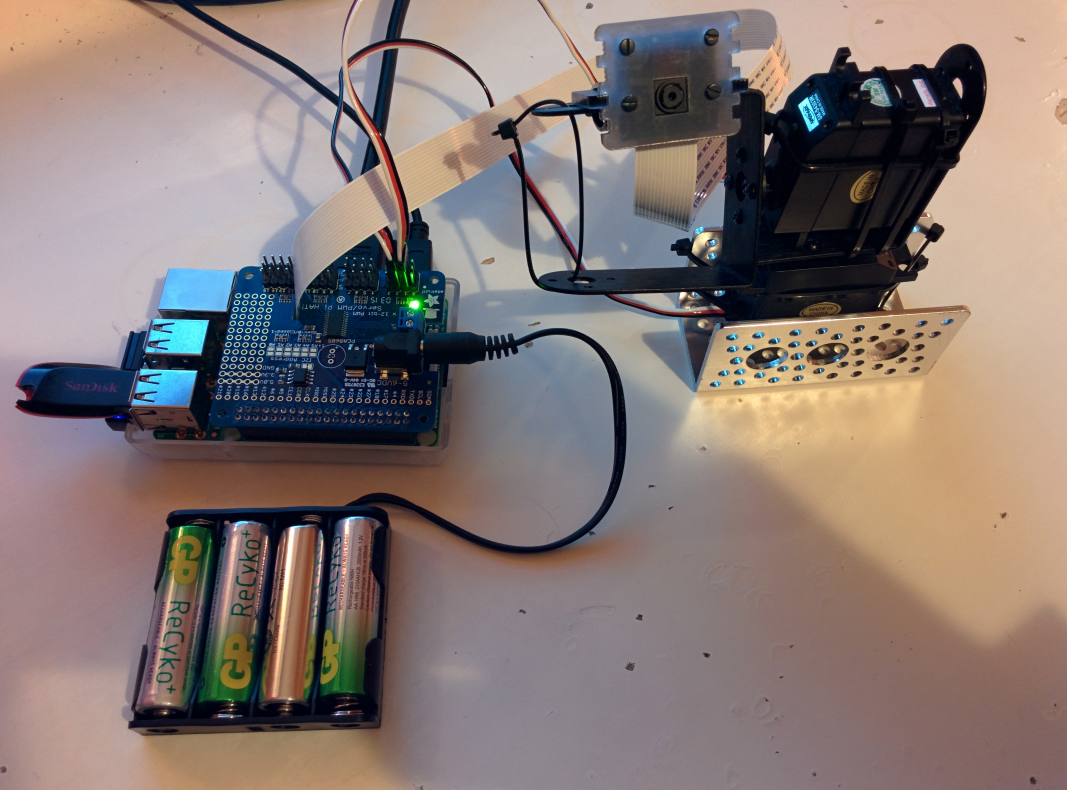
#> input picture images/model.jpg, 3200 x 2368 px (shown at 1/3 size)
$ python -i keypoints.py   (imports and definitions only)   (older library calls are emulated)
#> lines starting #> are read from the running program, lines starting #| are printed output that depends on the picture
#!/usr/bin/env python
# -------------------------------------------------------------
# A class for extracting keypoints from an image. One can
# choose 'fast', 'sift' and 'surf'. Although 'fast' is better
# for the Pi, since it is fast :)
#
# Alexander Karlsson, 2015
# -------------------------------------------------------------

import numpy as np
import cv2

class KeyPoints:
	keypoints = []
	keypoints.append([])

	# images is an {m x n} matrix, where each entry is
	# image data for every taken image
	def __init__(self,images, method = 'fast'):
		self.method = method
		self.images = images


	def keypoints(self):
		if self.method == 'fast':
			return self.fast_keypoints()
		elif self.method == 'sift':
			return self.sift_keypoints()
		elif self.method == 'surf':
			return self.surf_keypoints()

	# FAST
	def fast_keypoints(self):
		fast = cv2.FastFeatureDetector()
		col = 0
		keyp = []
		keyp.append([])

		for imgs in self.images:
			for img in imgs:
				gray = cv2.cvtColor(img, cv2.COLOR_BGR2GRAY)
				kp = fast.detect(gray,None)
				keyp[col].append(kp)

			keyp.append([])
			col += 1

		return keyp

	# SLOWEST
	def sift_keypoints(self):
		surf = cv2.SIFT()
		col = 0
		keyp = []
		keyp.append([])

		for imgs in self.images:
			for img in imgs:
				gray = cv2.cvtColor(img, cv2.COLOR_BGR2GRAY)
				kp = surf.detect(gray,None)
				keyp[col].append(kp)

			keyp.append([])
			col += 1

		return keyp

	# SLOW
	def surf_keypoints(self):
		sift = cv2.SURF()
		col = 0
		keyp = []
		keyp.append([])

		for imgs in self.images:
			for img in imgs:
				gray = cv2.cvtColor(img, cv2.COLOR_BGR2GRAY)
				kp = sift.detect(gray,None)
				keyp[col].append(kp)

			keyp.append([])
			col += 1

		return keyp

>>> import cv2
>>> picture = cv2.imread('images/model.jpg', cv2.IMREAD_GRAYSCALE)
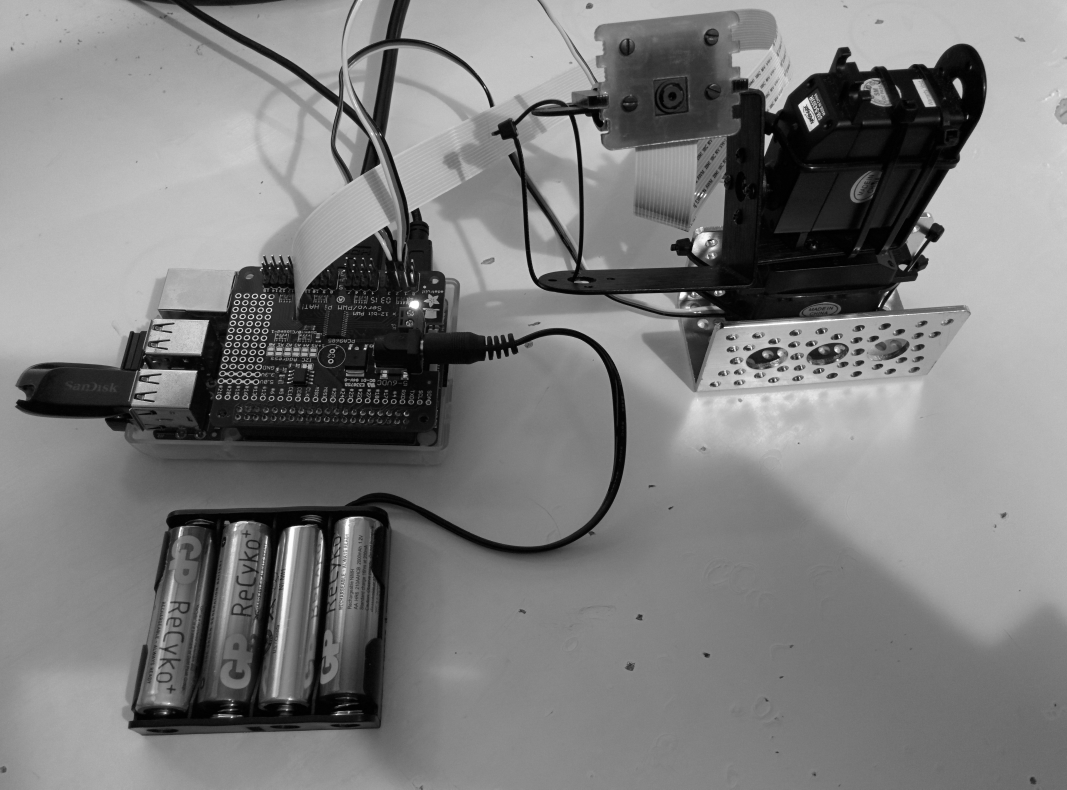
#> picture: shape (2368, 3200) (shown at 1/3 size); min 0, max 255, mean 124.7
>>> result = KeyPoints(picture).keypoints()
#> the loop in fast_keypoints, `for imgs in self.images:` made 1 pass
#> after the loop in fast_keypoints, `for imgs in self.images:`: col = 0; keyp = [[]]
#> (the run stopped early here; a loop or call above may not have finished)

$ run again, on images/ny_city_stitch.jpg
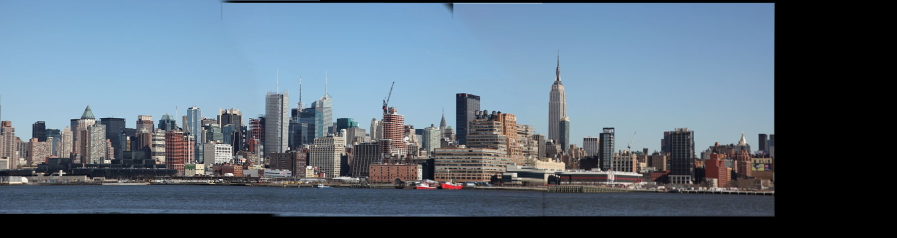
#> input picture images/ny_city_stitch.jpg, 1794 x 476 px (shown at 1/2 size)
#> `picture = cv2.imread('images/model.jpg', cv2.IMREAD_GRAYSCALE)`:
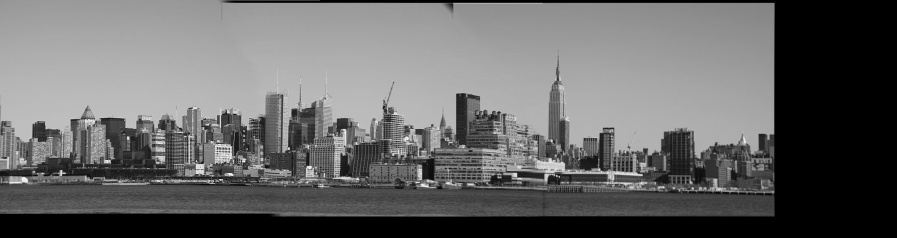
#> picture: shape (476, 1794) (shown at 1/2 size); min 0, max 255, mean 103.4
#> the loop in fast_keypoints, `for imgs in self.images:` made 1 pass
#> after the loop in fast_keypoints, `for imgs in self.images:`: col = 0; keyp = [[]]

$ run again, on images/ransac_books.jpg
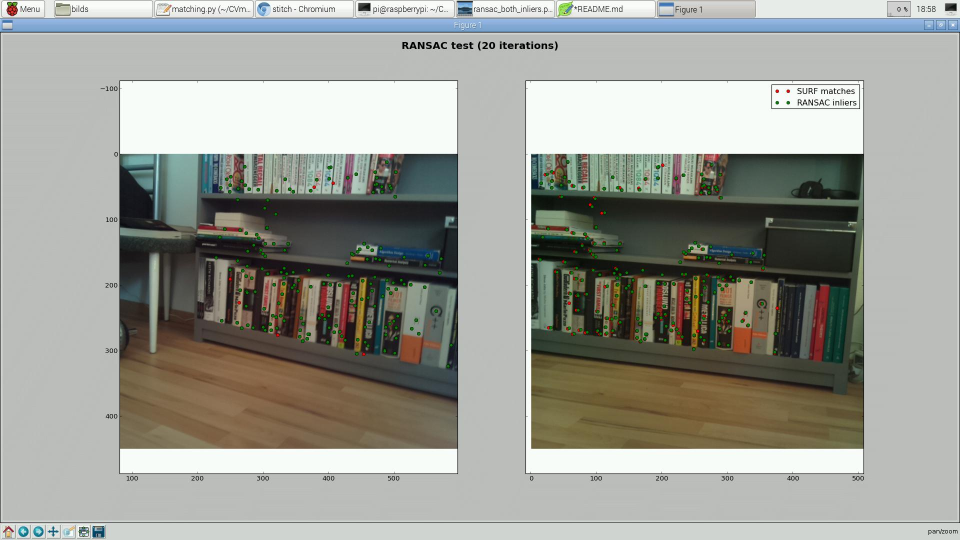
#> input picture images/ransac_books.jpg, 1920 x 1080 px (shown at 1/2 size)
#> `picture = cv2.imread('images/model.jpg', cv2.IMREAD_GRAYSCALE)`:
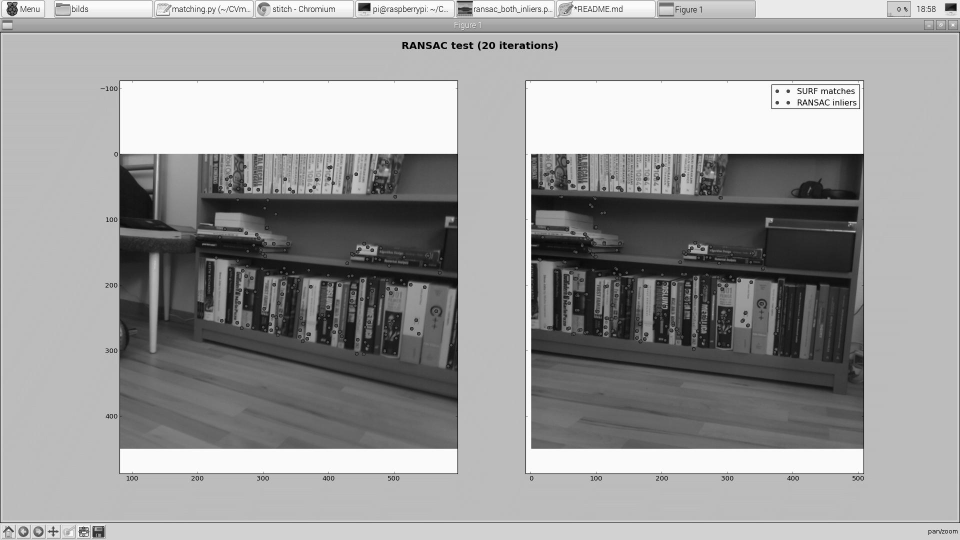
#> picture: shape (1080, 1920) (shown at 1/2 size); min 0, max 255, mean 154.4
#> the loop in fast_keypoints, `for imgs in self.images:` made 1 pass
#> after the loop in fast_keypoints, `for imgs in self.images:`: col = 0; keyp = [[]]

$ run again, on images/test010.jpg
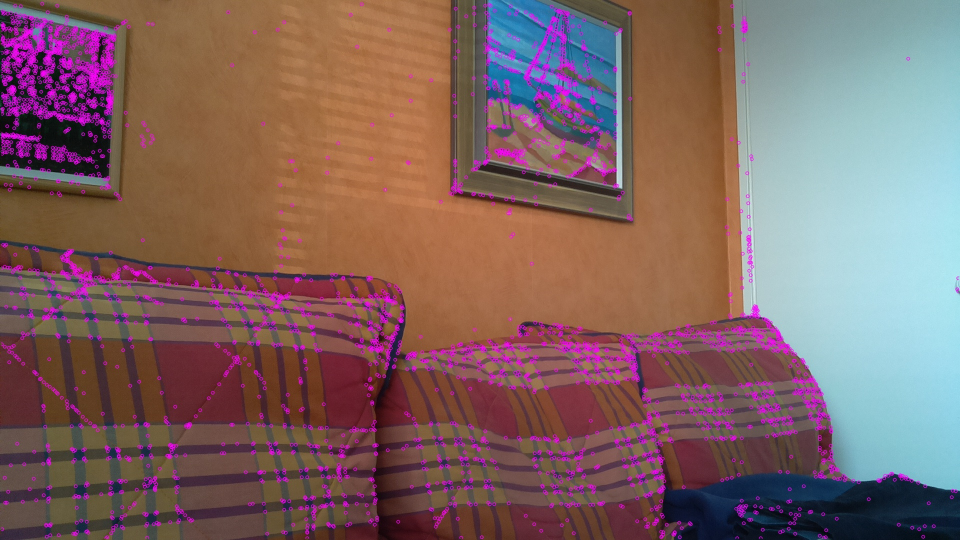
#> input picture images/test010.jpg, 1920 x 1080 px (shown at 1/2 size)
#> `picture = cv2.imread('images/model.jpg', cv2.IMREAD_GRAYSCALE)`:
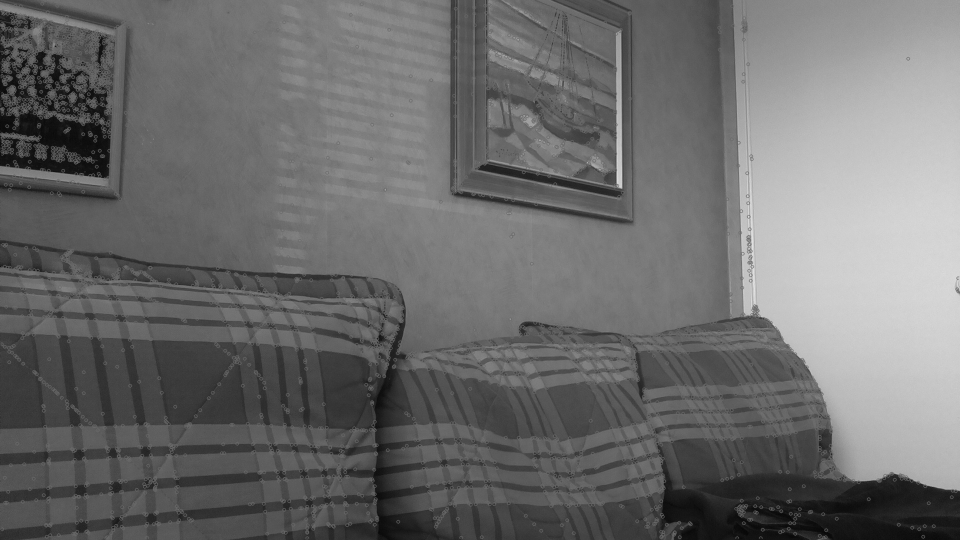
#> picture: shape (1080, 1920) (shown at 1/2 size); min 4, max 238, mean 108.1
#> the loop in fast_keypoints, `for imgs in self.images:` made 1 pass
#> after the loop in fast_keypoints, `for imgs in self.images:`: col = 0; keyp = [[]]
